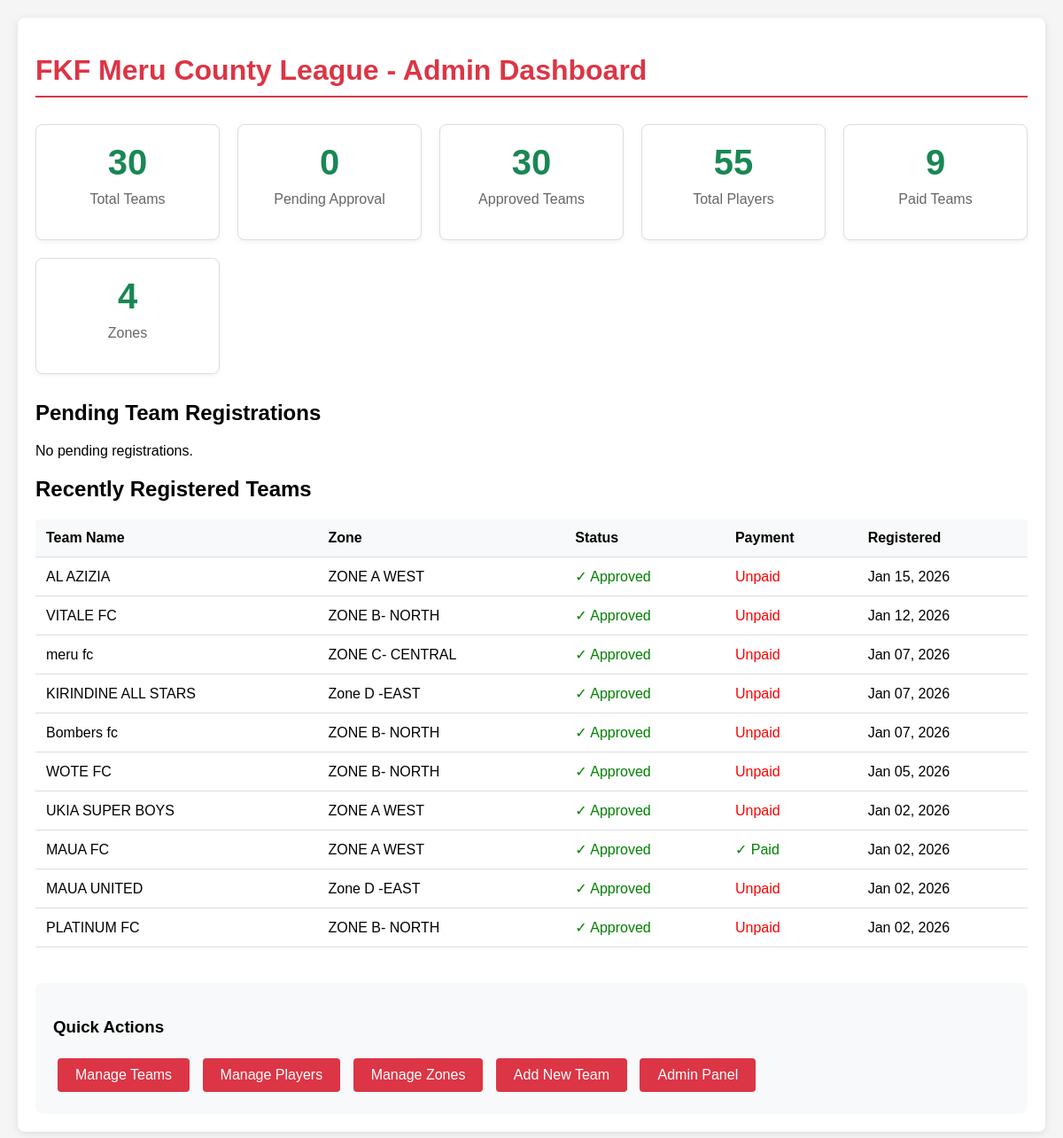
/teams/admin-dashboard/ (signed in), run on the app's committed database.
### teams/models.py (models this page shows, shortened)
class Team(models.Model):
    STATUS_CHOICES = [
        ('pending', 'Pending'),
        ('approved', 'Approved'),
        ('rejected', 'Rejected'),
        ('suspended', 'Suspended'),
    ]
    team_name = models.CharField(max_length=200, unique=True)
    team_code = models.CharField(max_length=20, unique=True, blank=True)
    logo = models.ImageField(upload_to='team_logos/', blank=True, null=True)
    location = models.CharField(max_length=200)
    home_ground = models.CharField(max_length=200)
    map_location = models.URLField(blank=True)
    latitude = models.DecimalField(max_digits=9, decimal_places=6, blank=True, null=True)
    longitude = models.DecimalField(max_digits=9, decimal_places=6, blank=True, null=True)
    contact_person = models.CharField(max_length=100)
    phone_number = models.CharField(
        max_length=13,
        unique=True,
        validators=[validate_kenya_phone],
        help_text="Must be +254 followed by 9 digits (e.g., +254712345678)"
    )
    email = models.EmailField(blank=True, unique=True)
    zone = models.ForeignKey(Zone, on_delete=models.SET_NULL, null=True, blank=True)
    status = models.CharField(max_length=20, choices=STATUS_CHOICES, default='pending')
    manager = models.ForeignKey(
        settings.AUTH_USER_MODEL,
        on_delete=models.SET_NULL,
        null=True,
        blank=True,
        related_name='managed_teams'
    )
    payment_status = models.BooleanField(default=False)
    payment_date = models.DateField(blank=True, null=True)
    home_jersey_color = models.CharField(max_length=50, blank=True, default='#dc3545')
    home_shorts_color = models.CharField(max_length=50, blank=True, default='#ffffff')
    home_socks_color = models.CharField(max_length=50, blank=True, default='#dc3545')
    away_jersey_color = models.CharField(max_length=50, blank=True, default='#ffffff')
    away_shorts_color = models.CharField(max_length=50, blank=True, default='#dc3545')
    away_socks_color = models.CharField(max_length=50, blank=True, default='#ffffff')
    third_jersey_color = models.CharField(max_length=50, blank=True)
    third_shorts_color = models.CharField(max_length=50, blank=True)
    third_socks_color = models.CharField(max_length=50, blank=True)
    gk_home_jersey_color = models.CharField(max_length=50, blank=True, default='#28a745')
    gk_home_shorts_color = models.CharField(max_length=50, blank=True, default='#28a745')
    gk_home_socks_color = models.CharField(max_length=50, blank=True, default='#28a745')
    gk_away_jersey_color = models.CharField(max_length=50, blank=True, default='#ffc107')
    gk_away_shorts_color = models.CharField(max_length=50, blank=True, default='#ffc107')
    gk_away_socks_color = models.CharField(max_length=50, blank=True, default='#ffc107')
    gk_third_jersey_color = models.CharField(max_length=50, blank=True)
    gk_third_shorts_color = models.CharField(max_length=50, blank=True)
    gk_third_socks_color = models.CharField(max_length=50, blank=True)
    kit_colors_set = models.BooleanField(default=False)
    kit_setup_prompt_shown = models.BooleanField(default=False)
    home_kit_image = models.ImageField(upload_to='kit_images/', blank=True, null=True,
                                      help_text="Upload home kit design/image")
    away_kit_image = models.ImageField(upload_to='kit_images/', blank=True, null=True,
                                      help_text="Upload away kit design/image")
    third_kit_image = models.ImageField(upload_to='kit_images/', blank=True, null=True,
                                       help_text="Upload third kit design/image")
    gk_home_kit_image = models.ImageField(upload_to='kit_images/', blank=True, null=True,
                                         help_text="Upload GK home kit design/image")
    gk_away_kit_image = models.ImageField(upload_to='kit_images/', blank=True, null=True,
                                         help_text="Upload GK away kit design/image")
    gk_third_kit_image = models.ImageField(upload_to='kit_images/', blank=True, null=True,
                                          help_text="Upload GK third kit design/image")
    registration_date = models.DateTimeField(auto_now_add=True)
    class Meta:
        ordering = ['team_name']

class Zone(models.Model):
    name = models.CharField(max_length=100)
    description = models.TextField(blank=True)
    created_at = models.DateTimeField(auto_now_add=True)
    fixtures_generated = models.BooleanField(default=False)
    fixture_generation_date = models.DateTimeField(null=True, blank=True)
    season_start_date = models.DateField(null=True, blank=True)
    match_day_of_week = models.IntegerField(default=6, choices=[(6, 'Saturday'), (0, 'Sunday')])
    class Meta:
        ordering = ['name']

### teams/admin_dashboard.py (the view)
# urls.py: path('admin-dashboard/', include('admin_dashboard.urls')),
@login_required
@user_passes_test(admin_or_league_manager_required)
def admin_dashboard(request):
    stats = {
        'total_teams': Team.objects.count(),
        'pending_teams': Team.objects.filter(status='pending').count(),
        'approved_teams': Team.objects.filter(status='approved').count(),
        'paid_teams': Team.objects.filter(payment_status=True).count(),
        'total_players': Player.objects.count(),
        'suspended_players': Player.objects.filter(is_suspended=True).count(),
        'zones': Zone.objects.count(),
    }
    recent_teams = Team.objects.order_by('-registration_date')[:10]  # Last 10 teams
    pending_registrations = Team.objects.filter(status='pending')[:10]
    suspended_players = Player.objects.filter(is_suspended=True)[:10]
    context = {
        'stats': stats,
        'recent_teams': recent_teams,
        'pending_registrations': pending_registrations,
        'suspended_players': suspended_players,
        'title': 'Admin Dashboard',
    }
    return render(request, 'admin/dashboard.html', context)

### teams/admin_dashboard.py (called while the page is built)
def admin_or_league_manager_required(user):
    return user.is_staff or user.groups.filter(name__in=['League Admin', 'League Manager']).exists()

### templates/admin/dashboard.html (shortened to what this page needs)
<!DOCTYPE html>
<html lang="en">
<head>
</head>
<body>
    <div class="container">
        <h1>FKF Meru County League - Admin Dashboard</h1>
        <div class="stats-grid">
            <div class="stat-card">
                <h3>{{ stats.total_teams }}</h3>
                <p>Total Teams</p>
            </div>
            <div class="stat-card">
                <h3>{{ stats.pending_teams }}</h3>
                <p>Pending Approval</p>
            </div>
            <div class="stat-card">
                <h3>{{ stats.approved_teams }}</h3>
                <p>Approved Teams</p>
            </div>
            <div class="stat-card">
                <h3>{{ stats.total_players }}</h3>
                <p>Total Players</p>
            </div>
            <div class="stat-card">
                <h3>{{ stats.paid_teams }}</h3>
                <p>Paid Teams</p>
            </div>
            <div class="stat-card">
                <h3>{{ stats.zones }}</h3>
                <p>Zones</p>
            </div>
        </div>
        <h2>Pending Team Registrations</h2>
        {% if pending_registrations %}
        <table>
            <thead>
                <tr>
                    <th>Team Name</th>
                    <th>Contact Person</th>
                    <th>Phone</th>
                    <th>Email</th>
                    <th>Action</th>
                </tr>
            </thead>
            <tbody>
                {% for team in pending_registrations %}
                <tr>
                    <td>{{ team.team_name }}</td>
                    <td>{{ team.contact_person }}</td>
                    <td>{{ team.phone_number }}</td>
                    <td>{{ team.email|default:"-" }}</td>
                    <td>
                        <a href="/admin/teams/team/{{ team.id }}/change/" class="btn">
                            Review
                        </a>
                    </td>
                </tr>
                {% endfor %}
            </tbody>
        </table>
        {% else %}
        <p>No pending registrations.</p>
        {% endif %}
        <h2>Recently Registered Teams</h2>
        {% if recent_teams %}
        <table>
            <thead>
                <tr>
                    <th>Team Name</th>
                    <th>Zone</th>
                    <th>Status</th>
                    <th>Payment</th>
                    <th>Registered</th>
                </tr>
            </thead>
            <tbody>
                {% for team in recent_teams %}
                <tr>
                    <td>{{ team.team_name }}</td>
                    <td>{{ team.zone.name|default:"-" }}</td>
                    <td>
                        {% if team.status == 'approved' %}
                        <span style="color: green;">✓ Approved</span>
                        {% elif team.status == 'pending' %}
                        <span style="color: orange;">Pending</span>
                        {% else %}
                        {{ team.status|title }}
                        {% endif %}
                    </td>
                    <td>
                        {% if team.payment_status %}
                        <span style="color: green;">✓ Paid</span>
                        {% else %}
                        <span style="color: red;">Unpaid</span>
                        {% endif %}
                    </td>
                    <td>{{ team.registration_date|date:"M d, Y" }}</td>
                </tr>
                {% endfor %}
            </tbody>
        </table>
        {% else %}
        <p>No teams registered yet.</p>
        {% endif %}
        <div class="quick-links">
            <h3>Quick Actions</h3>
            <div>
                <a href="/admin/teams/team/" class="btn">Manage Teams</a>
                <a href="/admin/teams/player/" class="btn">Manage Players</a>
                <a href="/admin/teams/zone/" class="btn">Manage Zones</a>
                <a href="/admin/teams/team/add/" class="btn">Add New Team</a>
                <a href="/admin/" class="btn">Admin Panel</a>
            </div>
        </div>
    </div>
</body>
</html>

### templates/admin/dashboard.html (style rules this page uses)
body { font-family: Arial, sans-serif; margin: 0; padding: 20px; background-color: #f5f5f5; }
.container { max-width: 1200px; margin: 0 auto; background: white; padding: 20px; border-radius: 8px; box-shadow: 0 2px 10px rgba(0,0,0,0.1); }
h1 { color: #dc3545; border-bottom: 2px solid #dc3545; padding-bottom: 10px; }
.stats-grid { display: grid; grid-template-columns: repeat(auto-fit, minmax(200px, 1fr)); gap: 20px; margin: 30px 0; }
.stat-card { background: white; border: 1px solid #ddd; border-radius: 8px; padding: 20px; text-align: center; box-shadow: 0 2px 5px rgba(0,0,0,0.05); }
.stat-card h3 { font-size: 2.5em; margin: 0; color: #198754; }
.stat-card p { color: #666; margin-top: 10px; }
table { width: 100%; border-collapse: collapse; margin: 20px 0; }
th, td { padding: 12px; text-align: left; border-bottom: 1px solid #ddd; }
th { background-color: #f8f9fa; font-weight: bold; }
.btn { display: inline-block; padding: 10px 20px; background: #dc3545; color: white; text-decoration: none; border-radius: 4px; margin: 5px; }
.quick-links { margin-top: 40px; padding: 20px; background: #f8f9fa; border-radius: 8px; }

### data on the page
Team: team_name "AL AZIZIA", zone.name "ZONE A WEST", status "✓ Approved", payment_status "Unpaid", registration_date "Jan 15, 2026"
Team: team_name "VITALE FC", zone.name "ZONE B- NORTH", status "✓ Approved", payment_status "Unpaid", registration_date "Jan 12, 2026"
Team: team_name "meru fc", zone.name "ZONE C- CENTRAL", status "✓ Approved", payment_status "Unpaid", registration_date "Jan 07, 2026"
Team: team_name "KIRINDINE ALL STARS", zone.name "Zone D -EAST", status "✓ Approved", payment_status "Unpaid", registration_date "Jan 07, 2026"
Team: team_name "Bombers fc", zone.name "ZONE B- NORTH", status "✓ Approved", payment_status "Unpaid", registration_date "Jan 07, 2026"
Team: team_name "WOTE FC", zone.name "ZONE B- NORTH", status "✓ Approved", payment_status "Unpaid", registration_date "Jan 05, 2026"
Team: team_name "UKIA SUPER BOYS", zone.name "ZONE A WEST", status "✓ Approved", payment_status "Unpaid", registration_date "Jan 02, 2026"
Team: team_name "MAUA FC", zone.name "ZONE A WEST", status "✓ Approved", payment_status "✓ Paid", registration_date "Jan 02, 2026"
Team: team_name "MAUA UNITED", zone.name "Zone D -EAST", status "✓ Approved", payment_status "Unpaid", registration_date "Jan 02, 2026"
Team: team_name "PLATINUM FC", zone.name "ZONE B- NORTH", status "✓ Approved", payment_status "Unpaid", registration_date "Jan 02, 2026"

### other printed values
{{ stats.total_teams }} "30"
{{ stats.pending_teams }} "0"
{{ stats.approved_teams }} "30"
{{ stats.total_players }} "55"
{{ stats.paid_teams }} "9"
{{ stats.zones }} "4"
